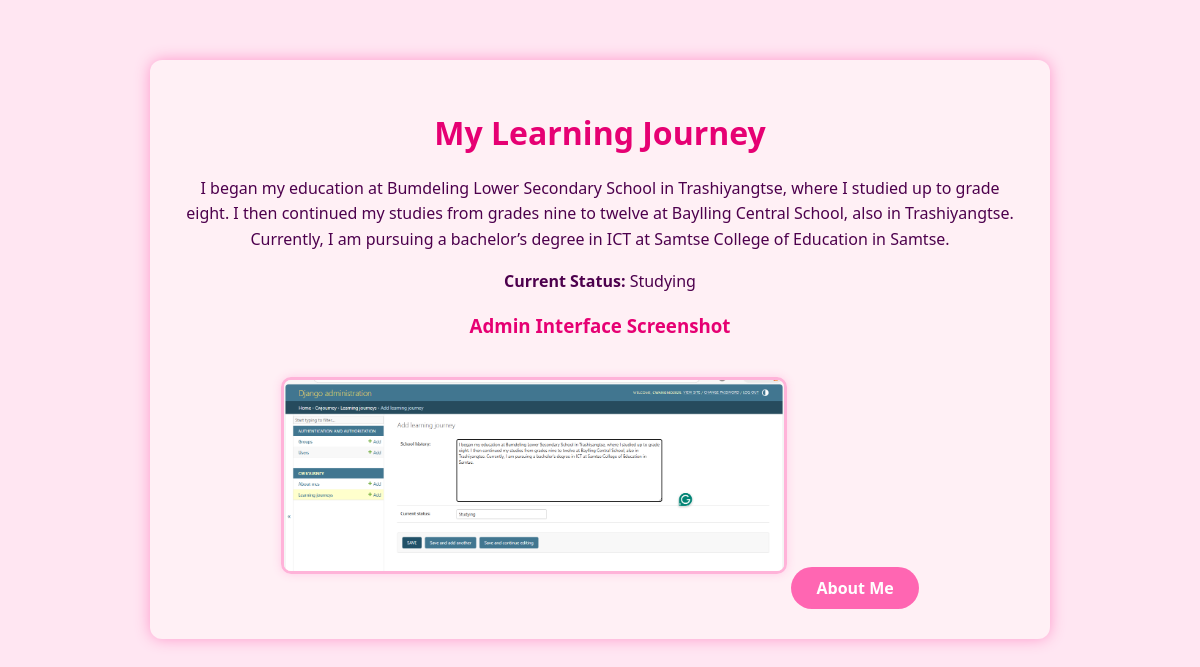
The page / on the database its author committed.
### cwJourney/models.py (models this page shows, shortened)
class LearningJourney(models.Model):
    school_history = models.TextField()
    current_status = models.CharField(max_length=255)

### cwJourney/views.py (the view)
# urls.py: path('', views.index, name='index'),
def index(request):
    journey = LearningJourney.objects.first()  # get the first entry
    return render(request, 'index.html', {'journey': journey})

### cwJourney/templates/index.html (shortened to what this page needs)
<!DOCTYPE html>
<html lang="en">
<head>
   {% load static %}
<link rel="stylesheet" href="{% static 'styles/styles.css' %}">
</head>
<body>
    <div class="container">
        <h1>My Learning Journey</h1>
        <p>{{ journey.school_history }}</p>
        <p><strong>Current Status:</strong> {{ journey.current_status }}</p>
        <h3>Admin Interface Screenshot</h3>
        <img src="{% static 'images/1.png' %}" alt="Admin Screenshot" class="screenshot">
        <a href="{% url 'about' %}" class="btn">About Me</a>
    </div>
</body>
</html>

### cwJourney/static/styles/styles.css (style rules this page uses)
body { font-family: 'Segoe UI', sans-serif; background-color: #ffe6f2; color: #4d004d; margin: 0; padding: 0; }
.container { width: 70%; margin: 60px auto; background-color: #fff0f5; padding: 30px; border-radius: 12px; box-shadow: 0 0 15px #ff99cc; text-align: center; }
h1, h3 { color: #e60073; }
p { line-height: 1.6; font-size: 16px; }
.btn { display: inline-block; margin-top: 20px; padding: 10px 25px; background-color: #ff66b2; color: white; text-decoration: none; border-radius: 25px; font-weight: bold; transition: 0.3s ease; }
.screenshot { width: 80%; max-width: 500px; border: 3px solid #ffb3d9; border-radius: 10px; margin: 20px 0; box-shadow: 0 0 10px #ffcce6; }

### rows shown on the page
LearningJourney: school_history "I began my education at Bumdeling Lower Secondary School in Trashiyangtse, where I studied up to grade eight. I then continued my studies from grades nine to twelve at Baylling Central School, also in Trashiyangtse. Currently, I am pursuing a bachelor’s degree in ICT at Samtse College of Education in Samtse.", current_status "Studying"
